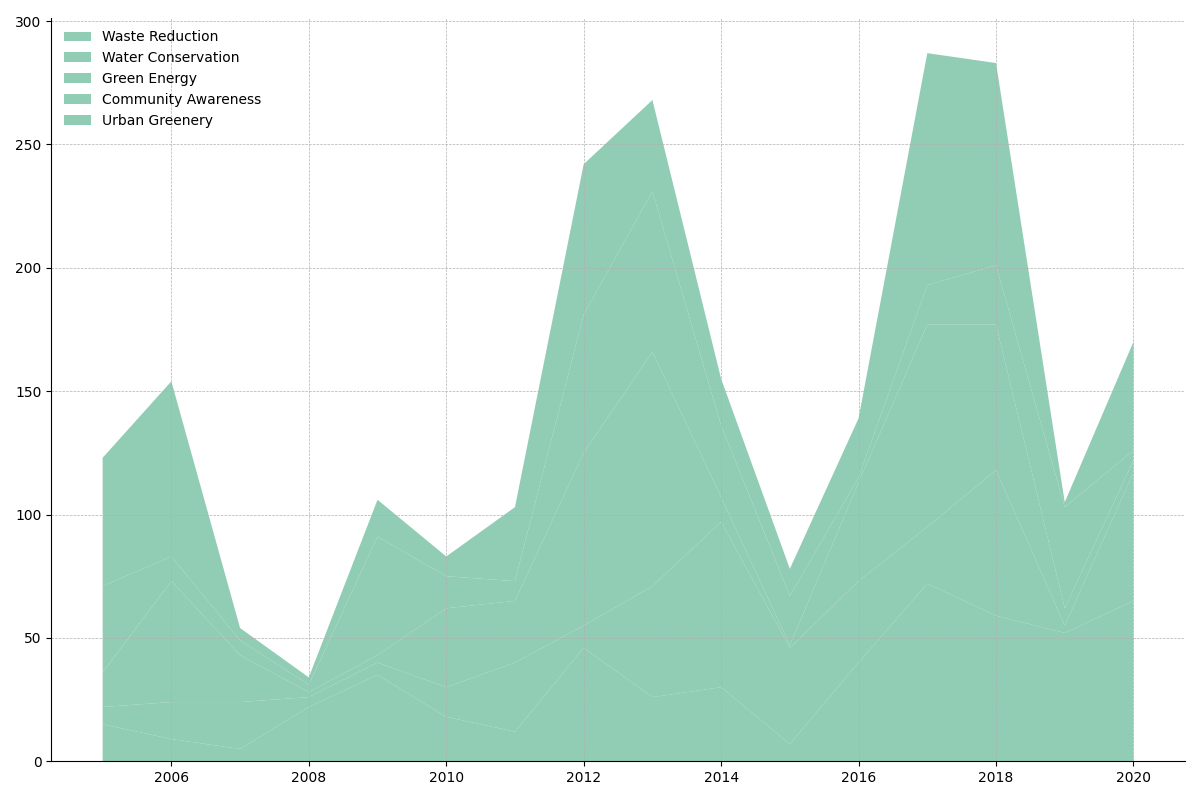

Source code (Python):
import matplotlib.pyplot as plt
import numpy as np

years = np.arange(2005, 2021)

# Each group will be manually altered while preserving the original dimensional structure
waste_reduction = [15, 9, 5, 22, 35, 18, 12, 46, 26, 30, 7, 40, 72, 59, 52, 65]
water_conservation = [7, 15, 19, 4, 5, 12, 28, 9, 45, 67, 39, 33, 23, 59, 3, 52]
green_energy = [14, 49, 19, 2, 3, 32, 25, 70, 95, 10, 1, 40, 82, 59, 7, 5]
community_awareness = [35, 10, 6, 3, 48, 13, 8, 56, 65, 29, 20, 2, 16, 24, 41, 4]
urban_greenery = [52, 71, 5, 3, 15, 8, 30, 61, 37, 19, 11, 24, 94, 82, 2, 44]

sustainability_efforts = np.vstack([waste_reduction, water_conservation, green_energy, community_awareness, urban_greenery])

fig, ax = plt.subplots(figsize=(12, 8))

ax.stackplot(years, sustainability_efforts, colors=['#76C1A1'], alpha=0.8)
ax.grid(True, which='both', linestyle='--', linewidth=0.5)
ax.spines['top'].set_visible(False)
ax.spines['right'].set_visible(False)

ax.legend(['Waste Reduction', 'Water Conservation', 'Green Energy',
           'Community Awareness', 'Urban Greenery'], loc='upper left', frameon=False)

plt.tight_layout()
plt.show()
